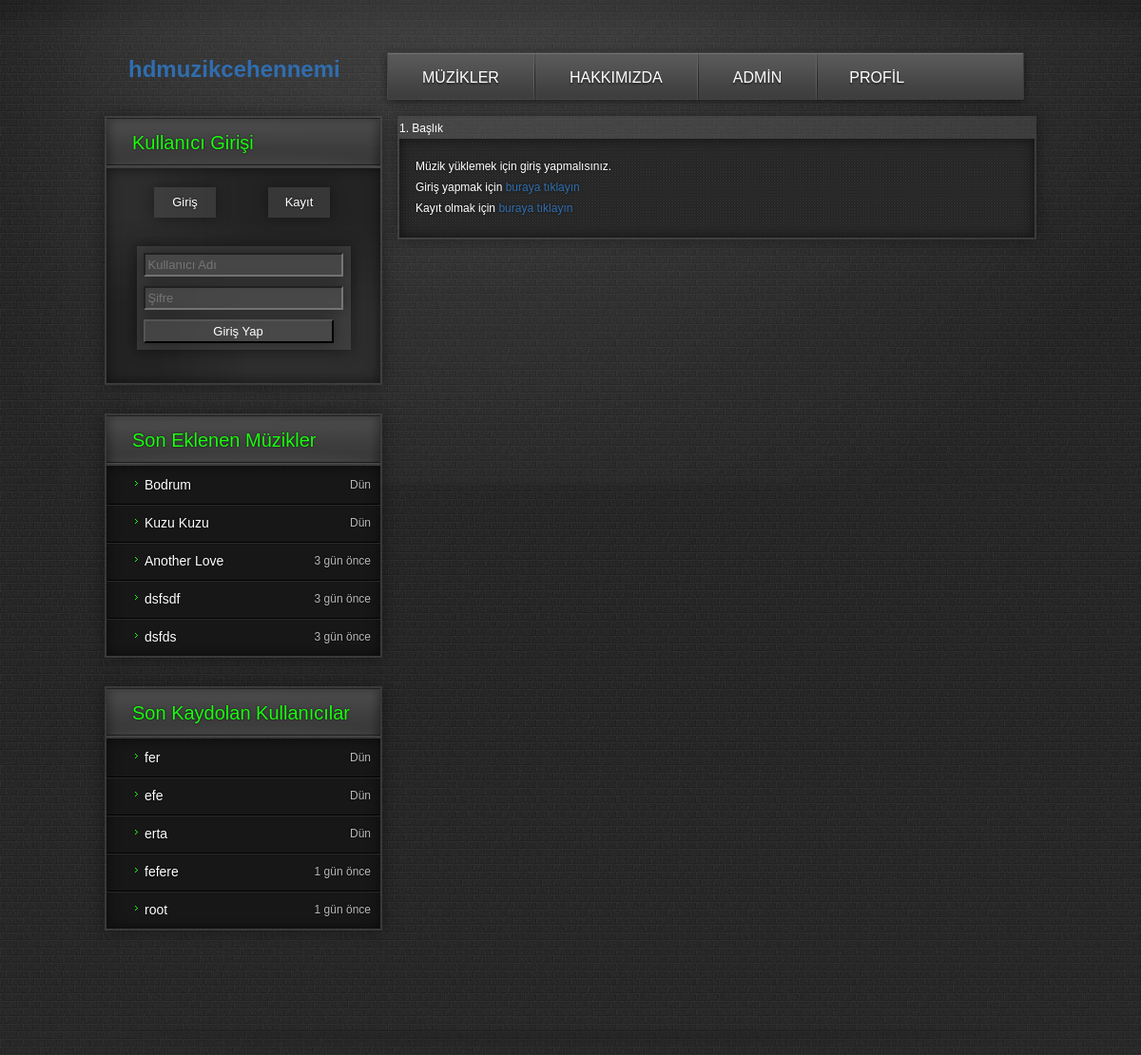
The page / on the database its author committed.
### tables this page shows
CREATE TABLE `muzikler` (
  `muzik_adi` varchar(255) NOT NULL,
  `sanatci` varchar(255) NOT NULL,
  `dosya_yolu` varchar(255) NOT NULL,
  `ekleyen_kullanici` varchar(255) NOT NULL,
  `eklenme_tarihi` datetime DEFAULT current_timestamp()
);

CREATE TABLE `kullanici_tablosu` (
  `kullanici_adi` text DEFAULT NULL,
  `email` varchar(55) DEFAULT NULL,
  `sifre` text NOT NULL,
  `kayit_tarihi` timestamp NULL DEFAULT NULL
);

### soneklenen.php (the view, shortened to what this page needs)
<?php
include('connect_db.php');
$sql = "SELECT * FROM muzikler ORDER BY eklenme_tarihi DESC LIMIT 5";
$result = $conn->query($sql);
if ($result->num_rows > 0) {
    while ($row = $result->fetch_assoc()) {
        $veritabaniTarih = $row["eklenme_tarihi"];
        $hedefTarih = strtotime($veritabaniTarih);
        $bugun = strtotime(date("Y-m-d"));
        $dun = strtotime(date("Y-m-d", strtotime("-1 day")));
        $gunFarki = floor((time() - $hedefTarih) / (60 * 60 * 24));
        if ($hedefTarih >= $bugun) {
            $formatliTarih = "Bugün";
        } elseif ($hedefTarih >= $dun) {
            $formatliTarih = "Dün";
        } else {
            $formatliTarih = $gunFarki . " gün önce";
        }
        echo '<li><a href="#">'. $row["muzik_adi"] .'<strong>'. $formatliTarih.'</strong></a></li>';
    }
} else {
    echo "Müzik bulunamadı.";
}

### sonkullanici.php (shortened to what this page needs)
<?php
include('connect_db.php');
$sql = "SELECT kullanici_adi, kayit_tarihi FROM kullanici_tablosu ORDER BY kayit_tarihi DESC LIMIT 5";
$result = $conn->query($sql);
if ($result->num_rows > 0) {
    while ($row = $result->fetch_assoc()) {
        $veritabaniTarih = $row["kayit_tarihi"];
        $hedefTarih = strtotime($veritabaniTarih);
        $bugun = strtotime(date("Y-m-d"));
        $dun = strtotime(date("Y-m-d", strtotime("-1 day")));
        $gunFarki = floor((time() - $hedefTarih) / (60 * 60 * 24));
        if ($hedefTarih >= $bugun) {
            $formatliTarih = "Bugün";
        } elseif ($hedefTarih >= $dun) {
            $formatliTarih = "Dün";
        } else {
            $formatliTarih = $gunFarki . " gün önce";
        }
        echo '<li><a href="#">'. $row["kullanici_adi"] .'<strong>'. $formatliTarih.'</strong></a></li>';
    }
} else {
    echo "Kayıt bulunamadı";
}
?>

### css/style.css (style rules this page uses)
* { margin: 0; padding: 0; outline: 0; }
body, html { height: 100%; }
body { font-size: 12px; line-height: 22px; font-family: arial, sans-serif; color: #ffffff; background: url(images/body.png) repeat 0 0; min-width: 980px; }
a { color: #306dae; text-decoration: none; cursor: pointer; }
.sidebar .widget li { background: url(images/border-list.png) repeat-x 0 0; }
.sidebar .widget li.first { background: transparent }
.sidebar .widget li a { display: block; padding: 9px 30px 9px 40px; color: #fff; position: relative; text-shadow: rgba(0,0,0,0.9) 0px 0px 2px; background: url(images/list-arr.png) no-repeat 30px 16px; }
.sidebar .widget li a strong { color: #b9b9b9; font-weight: normal; text-align:right; position: absolute;right: 10px; top: 9px; width: 80px; font-size: 12px; }

### rows shown on the page
muzikler: muzik_adi "Bodrum", eklenme_tarihi "Dün"
muzikler: muzik_adi "Kuzu Kuzu", eklenme_tarihi "Dün"
muzikler: muzik_adi "Another Love", eklenme_tarihi "3 gün önce"
muzikler: muzik_adi "dsfsdf", eklenme_tarihi "3 gün önce"
muzikler: muzik_adi "dsfds", eklenme_tarihi "3 gün önce"
kullanici_tablosu: kullanici_adi "fer", kayit_tarihi "Dün"
kullanici_tablosu: kullanici_adi "efe", kayit_tarihi "Dün"
kullanici_tablosu: kullanici_adi "erta", kayit_tarihi "Dün"
kullanici_tablosu: kullanici_adi "fefere", kayit_tarihi "1 gün önce"
kullanici_tablosu: kullanici_adi "root", kayit_tarihi "1 gün önce"
